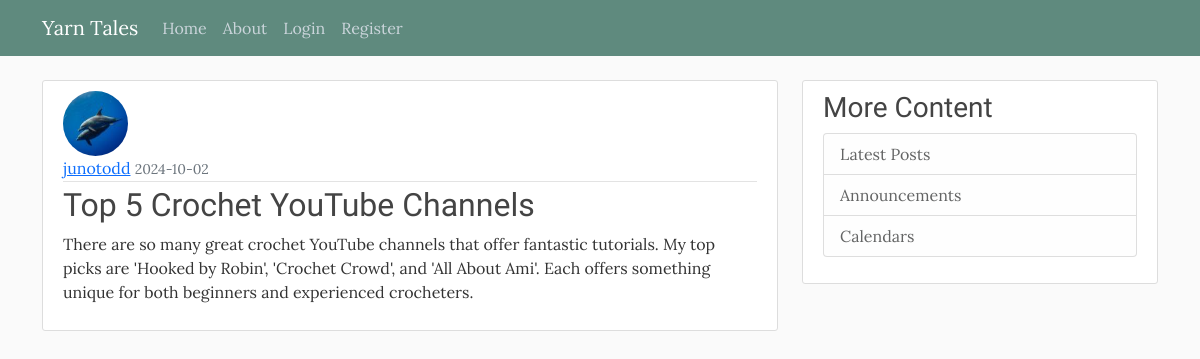
The page /post/25 on the database its author committed.
### flaskblog/models.py (models this page shows, shortened)
class User(db.Model, UserMixin):
    id = db.Column(db.Integer, primary_key=True)
    username = db.Column(db.String(20), unique=True, nullable=False)
    email = db.Column(db.String(120), unique=True, nullable=False)
    image_file = db.Column(db.String(20), nullable=False, default='default.jpg')
    password = db.Column(db.String(60), nullable=False)
    posts = db.relationship('Post', backref='author', lazy=True)

class Post(db.Model):
    id = db.Column(db.Integer, primary_key=True)
    title = db.Column(db.String(100), nullable=False)
    date_posted = db.Column(db.DateTime, nullable=False, default=datetime.utcnow)
    content = db.Column(db.Text, nullable=False)
    user_id = db.Column(db.Integer, db.ForeignKey('user.id'), nullable=False)

### flaskblog/posts/routes.py (the view)
@posts.route("/post/<int:post_id>")
def post(post_id):
    post = Post.query.get_or_404(post_id)
    return render_template('post.html', title=post.title, post=post)

### flaskblog/templates/post.html (shortened to what this page needs)
{% extends "layout.html" %}
{% block content %}
<article class="media content-section">
    <img class="rounded-circle article-img"
        src="{{ url_for('static', filename='profile_pics/' + post.author.image_file) }}" alt="">
    <div class="media-body">
        <div class="article-metadata">
            <a class="mr-2" href="{{ url_for('users.user_post', username=post.author.username) }}">{{
                post.author.username
                }}</a>
            <small class="text-muted">{{ post.date_posted.strftime('%Y-%m-%d') }}</small>
        </div>
        <h2 class="article-title">{{ post.title }}</h2>
        <p class="article-content">{{ post.content }}</p>
    </div>
</article>
{% endblock content %}

### flaskblog/static/main.css (style rules this page uses)
body { background: #fafafa; color: #333333; margin-top: 5rem; font-family: "Lora", serif; font-optical-sizing: auto; font-weight: 400; }
h1, h2, h3, h4, h5, h6 { color: #444444; font-family: "Satisfy", cursive; font-weight: 400; font-style: normal; }
.content-section { background: #ffffff; padding: 10px 20px; border: 1px solid #dddddd; border-radius: 3px; margin-bottom: 20px; }
.article-title { color: #444444; }
.article-content { white-space: pre-line; }
.article-img { height: 65px; width: 65px; margin-right: 16px; }
.article-metadata { padding-bottom: 1px; margin-bottom: 4px; border-bottom: 1px solid #e3e3e3 }

### rows shown on the page
User: image_file (picture), author.username "junotodd"
Post: date_posted "2024-10-02", title "Top 5 Crochet YouTube Channels", content "There are so many great crochet YouTube channels that offer fantastic tutorials. My top picks are 'Hooked by Robin', 'Crochet Crowd', and 'All About Ami'. Each offers something unique for both beginners and experienced crocheters."
